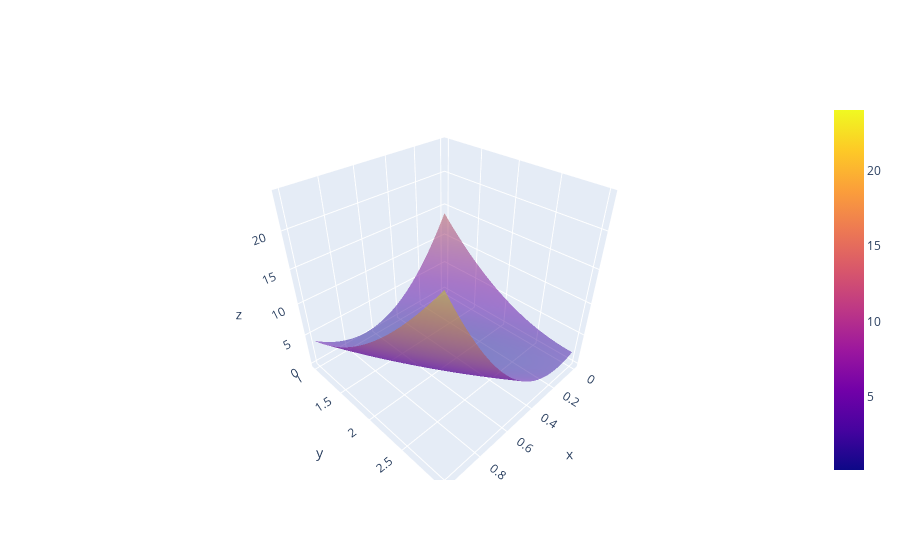

This figure's notebook cell:
### Code cell
my_surface_plot(fn_err,xmin=0,xmax=1,ymin=1,ymax=3)

### Figure 1 — Plotly figure (JSON) as saved in the notebook; plotly's stock layout.template omitted (floating-point values rounded to 4 significant figures; data arrays with more than 128 entries replaced by an {"elided": "..."} marker saying what was removed)
{"data": [{"opacity": 0.5, "type": "surface", "x": {"elided": "50x50 float values"}, "y": {"elided": "50x50 float values"}, "z": {"elided": "50x50 float values"}}], "layout": {}}
